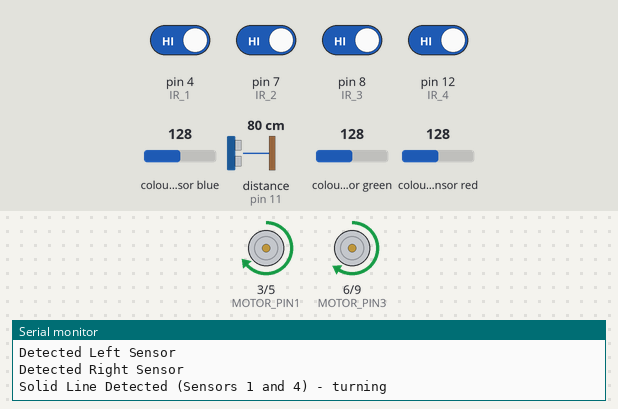
This sketch was run on a simulated Arduino Uno, built with avr-gcc and run on an emulated ATmega328P. On the bench: motor-driver pin pairs drawn as motors (green arrow = first pin HIGH = forward, orange = second pin HIGH = backward, longer = more drive), the last lines printed to the serial monitor. Wiring (inferred from the names in the program): ultrasonic range finder: trigger pin 10; echo pin 11. The inputs (shaded band) are chosen by the test bench; at power-on: pin 4 (IR_1), pin 7 (IR_2), pin 8 (IR_3), pin 12 (IR_4) HIGH, distance to the obstacle (sensor on pin 11) 80 cm, colour sensor blue 128, colour sensor green 128, colour sensor red 128. The echo pulse lasts 58.3 µs per cm.

Above: at 1.2 s.
1.3 s: distance to the obstacle (sensor on pin 11) set to 10 cm
2.8 s: distance to the obstacle (sensor on pin 11) set to 7 cm
At 3.53 s:
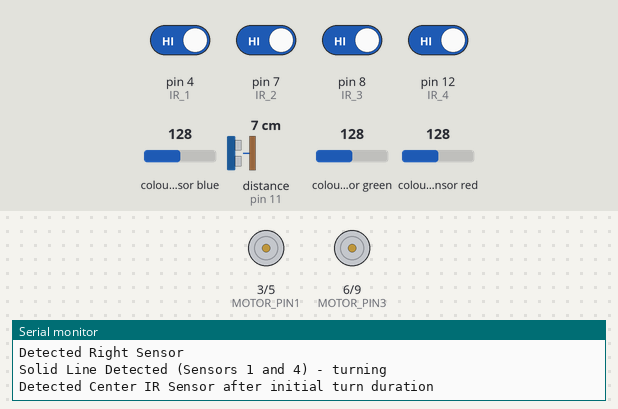
5.8 s: pin 8 (IR_3) driven LOW
At 7.0 s:
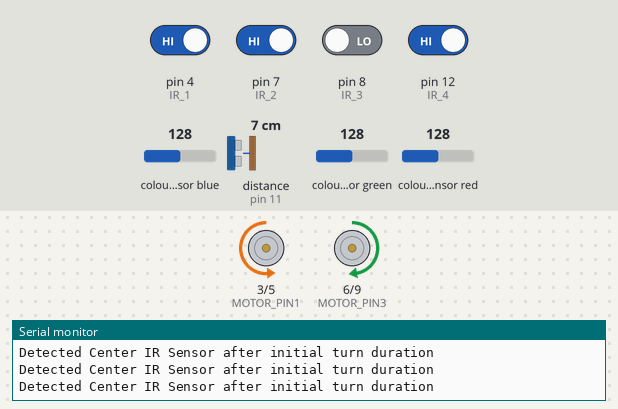
7.3 s: pin 8 (IR_3) driven HIGH
At 7.57 s:
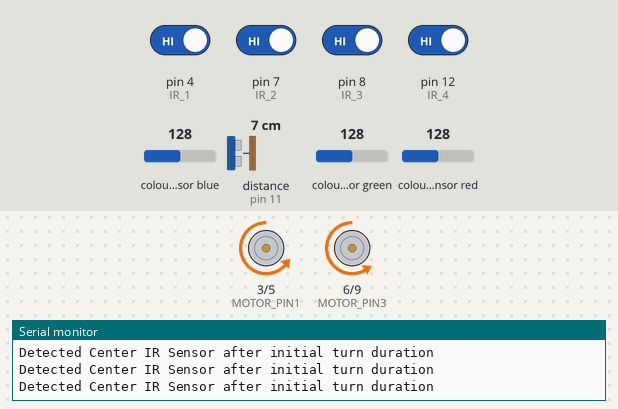
10.3 s: distance to the obstacle (sensor on pin 11) set to 9 cm
Timing chart, 0 to 13.1 s (numbered marks = the images above; inputs shaded):
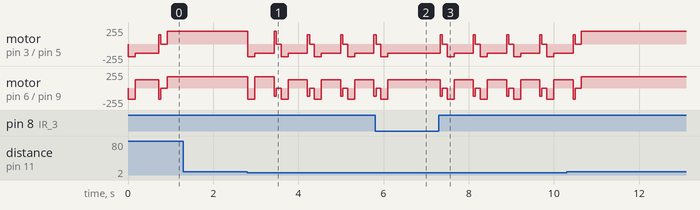

Measured:
- the behaviour switches between 9 and 8 cm on distance to the obstacle (sensor on pin 11) (found by bisection; images 0 and 1)
- after the input at 1.3 s, every drawn part: stays the same
- after the input at 5.8 s, motor on pin 3 (MOTOR_PIN1) / pin 5 (MOTOR_PIN2): goes on until 6.1 s, then stays backward 142/255; motor on pin 6 (MOTOR_PIN3) / pin 9 (MOTOR_PIN4): goes on until 6.1 s, then stays forward 127/255

The sketch:

pathfindingrobot.ino
```cpp
// hey there is code in here!!!
#include <tcs3200.h>
#define COLOR_0 A0
#define COLOR_1 A1
#define COLOR_2 A2
#define COLOR_3 A3
#define COLOR_OUT A4

#define IR_1 4
#define IR_2 7
#define IR_3 8
#define IR_4 12

#define MOTOR_PIN1 3
#define MOTOR_PIN2 5
#define MOTOR_PIN3 6
#define MOTOR_PIN4 9

#define TRIG_PIN 10
#define ECHO_PIN 11


unsigned long colorSensorMillis = 0;
unsigned long irSensorMillis = 0; // Timer to track the last report of the IR sensors
unsigned long ultrasonicSensorMillis = 0;
// Get the current run time in milliseconds
unsigned long currentMillis;

// State Logic
String currentState = "Null";
String oldCurrentState = "Null";

String turnDirection = "";
String lastTurnDirection = "";
bool isTurning = false;
bool wallDetected = false;

int currentDistance = 0;


// Test motor control
void motorTest() {
  motorControl(255, 255);
  delay(1000);
  motorControl(0, 0);
  delay(100);
  motorControl(255, -255);
  delay(500);
  motorControl(0,0);
  delay(100);
  Serial.println("Motor code is running!");
}

void setup() {
// put your setup code here, to run once:

// Setup Infrared Pins
  pinMode(IR_1, INPUT);
  pinMode(IR_2, INPUT);
  pinMode(IR_3, INPUT);
  pinMode(IR_4, INPUT);

  // Setup Motor Pins
  pinMode(MOTOR_PIN1, OUTPUT);
  pinMode(MOTOR_PIN2, OUTPUT);
  pinMode(MOTOR_PIN3, OUTPUT);
  pinMode(MOTOR_PIN4, OUTPUT);

  pinMode(TRIG_PIN, OUTPUT);
  pinMode(ECHO_PIN, INPUT);

  // Setup onboard RGB LED pins
  /*
  WifiDrv::pinMode(LED_R, OUTPUT);
  WifiDrv::pinMode(LED_G, OUTPUT);
  WifiDrv::pinMode(LED_B, OUTPUT);
  */

  Serial.begin(9600);

}

void loop() {
  // put your main code here, to run repeatedly:

  // Get the current run time in milliseconds
  currentMillis = millis();

  // Check the states of the IR sensors every 500ms
  if (currentMillis - irSensorMillis >=20) {
    irSensorMillis = currentMillis;
    readInfrared();
  }

  // Read the color sensor
  if (currentMillis - colorSensorMillis >=20) {
    colorSensorMillis = currentMillis;
    readColorSensor();
  }

  // Read the infrared sensor

   if (currentMillis - ultrasonicSensorMillis >=20) {
    ultrasonicSensorMillis = currentMillis;
    readUltrasonicSensor();
  }

robotLogic();

}
```

motorControl.ino
```cpp
void motorControl(int speed1, int speed2) {

  // Global speed multipliers for each motor
  float motor1Multiplier = 0.95;
  float motor2Multiplier = 0.85;

  // Apply the multipliers to the motor speeds
  int adjustedSpeed1 = speed1 * motor1Multiplier;
  int adjustedSpeed2 = speed2 * motor2Multiplier;

  // Ensure the adjusted speeds to not exceed the PWM range [0, 255]
  adjustedSpeed1 = max(-255, min(255, adjustedSpeed1));
  adjustedSpeed2 = max(-255, min(255, adjustedSpeed2));

  // Apply the adjsuted speeds to the motors
  analogWrite(MOTOR_PIN1, adjustedSpeed1 > 0 ? adjustedSpeed1 : 0);
  analogWrite(MOTOR_PIN2, adjustedSpeed1 < 0 ? -adjustedSpeed1 : 0);
  analogWrite(MOTOR_PIN3, adjustedSpeed2 > 0 ? adjustedSpeed2 : 0);
  analogWrite(MOTOR_PIN4, adjustedSpeed2 < 0 ? -adjustedSpeed2 : 0);
}
```

readColorSensor.ino
```cpp
tcs3200 tcs(COLOR_0, COLOR_1, COLOR_2, COLOR_3, COLOR_OUT);

void readColorSensor() {
  const int samples = 5;
  long sumRed = 0, sumGreen = 0, sumBlue = 0, sumWhite = 0;

  for (int i = 0; i < samples; i++) {
    sumRed += tcs.colorRead('r');
    sumGreen += tcs.colorRead('g');
    sumBlue += tcs.colorRead('b');
    sumWhite += tcs.colorRead('c');
  }

  int avgRed = sumRed / samples;
  int avgGreen = sumGreen / samples;
  int avgBlue = sumBlue / samples;
  int avgWhite = sumWhite / samples;

/*
  Serial.print("Average Color Sensor Readings: ");
  Serial.print(" R= ");
  Serial.print(avgRed);
  Serial.print(" G= ");
  Serial.print(avgGreen);
  Serial.print(" B= ");
  Serial.print(avgBlue);
  Serial.print(" W(clear)= ");
  Serial.println(avgWhite);
  */
}
```

readInfrared.ino
```cpp
int* readInfrared() {
  static int IRvalues[4]; // Read analog values from infrared sensors
  IRvalues[0] = digitalRead(IR_1);
  IRvalues[1] = digitalRead(IR_2);
  IRvalues[2]  = digitalRead(IR_3);
  IRvalues[3]  = digitalRead(IR_4);

  // Print the read values to the serial monitor
  /*
  Serial.print("IR_1: ");
  Serial.print(IRvalues[0]);
  Serial.print(", IR_2: ");
  Serial.print(IRvalues[1]);
  Serial.print(", IR_3: ");
  Serial.print(IRvalues[2]);
  Serial.print(", IR_4: ");
  Serial.println(IRvalues[3]);
  */

  return IRvalues; // Return the array containing the IR sensor values
}
```

readUltrasonic.ino
```cpp
void readUltrasonicSensor() {
  long duration, distance;
  digitalWrite(TRIG_PIN, LOW);
  delayMicroseconds(2);
  digitalWrite(TRIG_PIN, HIGH);
  delayMicroseconds(10);
  digitalWrite(TRIG_PIN, LOW);

  duration = pulseIn(ECHO_PIN, HIGH);
  distance = duration * 0.034 / 2;

/*
  Serial.print("Distance: ");
  Serial.println(distance);
  */

  currentDistance = distance;
}
```

robotLogic.ino
```cpp
bool initialForwardMotion = "false";
const unsigned long initialMotionDuration = 350;

unsigned long turnStartTime = 0;
const unsigned long initialTurnDuration = 600;
int turnSpeed = 150;

const unsigned long sensorCheckThreshold = 50;

unsigned long firstDetectionTime1 = 0;
unsigned long firstDetectionTime4 = 0;

void robotLogic() {

  turnLogic();

  motorLogic();  // Process motor logic based on IR values
}

void motorLogic() {


 int* IRvalues;
 IRvalues = readInfrared();  // This will point to the array of sensor values


 // Apply robot logic based on sensor readings and turning flags
 if (!isTurning && !wallDetected) {


   //////////// Your existing motorLogic code (Phase 5) goes here. ////////////

   if (IRvalues[1] == 1 && IRvalues[2] == 1) {
    motorControl(200, 200);
    currentState = "Forward";

  } else if (IRvalues[1] == 0 && IRvalues[2] == 1) {
    motorControl(150, 200);
    currentState = "Slight left";

  } else if (IRvalues[1] == 1 && IRvalues[2] == 0) {
    motorControl(200, 150);
    currentState = "Slight right";

  } else if (IRvalues[0] == 1 && IRvalues[1] == 1 && IRvalues[2] == 1 && IRvalues[3] == 1) {
    if (currentState == "Forward") {
      motorControl(200, 200);
    } else if (currentState == "Slight left") {
      motorControl(150, 200);
    } else if (currentState == "Slight right") {
      motorControl(200, 150);
    }
  }


 } else if (isTurning && !wallDetected) {


   // Handle the turning based on the direction determined


   if (initialForwardMotion) {
     motorControl(200, 200);  // Continue moving forward for the initial duration
     currentState = "Bumping Out...";
     delay(initialMotionDuration);
     initialForwardMotion = false;  // End initial forward motion after duration


   } else {


     if (turnDirection == "left") {


       if (currentMillis - turnStartTime >= initialTurnDuration && IRvalues[2] == 1) {
         Serial.println("Detected Center IR Sensor after initial turn duration");
         isTurning = false;   // Stop turning if IR2 detects the line again
         motorControl(0, 0);  // Adjust to move forward or stop
         currentState = "Turning Left - Next Line Detected";
         motorControl(turnSpeed, -turnSpeed);  // Counterbalance
         delay(50);
         motorControl(0, 0);
        delay(50);
         currentState = "Forward";
       } else {
         motorControl(-turnSpeed, turnSpeed);  // Continue turning left
         currentState = "Turning Left - No Line Yet Detected";
       }


     } else if (turnDirection == "right") {


       if (currentMillis - turnStartTime >= initialTurnDuration && IRvalues[1] == 1) {
         Serial.println("Detected Center IR Sensor");
         isTurning = false;  // Stop turning if IR3 detects the line again
         currentState = "Turning Right - Next Line Detected";
         motorControl(-turnSpeed, turnSpeed);  // Counterbalance
         delay(50);
         motorControl(0, 0);
         delay(50);
         currentState = "Forward";


       } else {


         motorControl(turnSpeed, -turnSpeed);  // Continue turning right
         currentState = "Turning Right - No Line Yet Detected";


       }


     }
   }


   // Turn that is triggered by detecting a wall


 } else if (isTurning && wallDetected) {


   if (initialForwardMotion) {
     motorControl(-200, -200);  // Continue moving forward for the initial duration
     currentState = "Stopping...";
     delay(100);
     initialForwardMotion = false;  // End initial forward motion after duration
   } else {
     // Turn left
     if (currentMillis - turnStartTime >= initialTurnDuration && IRvalues[2] == 1) {
       Serial.println("Detected Center IR Sensor after initial turn duration");
       isTurning = false;  // Stop turning if IR2 detects the line again
       currentState = "Turning Left - Next Line Detected";
       motorControl(turnSpeed, -turnSpeed);  // Counterbalance
        delay(50);
       motorControl(0, 0);
        delay(50);
       wallDetected = false;
       currentState = "Forward";
     } else {
       motorControl(-turnSpeed, turnSpeed);  // Continue turning left
       currentState = "Turning Left - No Line Yet Detected";
     }
   }
 }
}


void turnLogic() {


 int* IRvalues;
 IRvalues = readInfrared();  // This will point to the array of sensor values


 // Print the read values to the serial monitor


 // Check to see if a wall has been detected
 if (currentDistance < 8 && wallDetected == false) {
   isTurning = true;
   wallDetected = true;
   turnStartTime = currentMillis;
   initialForwardMotion = true;
 }


 // If the wall hasn't been detected and the robot is not in a turning state
 if (!isTurning && wallDetected == false) {


   // Check the outer two sensors to see if they are triggered, and start the threshold timer
   if (IRvalues[3] == 1 && firstDetectionTime1 == 0) {
     firstDetectionTime1 = currentMillis;
     Serial.println("Detected Left Sensor");
   }
   if (IRvalues[0] == 1 && firstDetectionTime4 == 0) {
     firstDetectionTime4 = currentMillis;
     Serial.println("Detected Right Sensor");
   }


   // Check if both sensors detected a line within the threshold and determine the turn direction


   if (firstDetectionTime1 > 0 && currentMillis - firstDetectionTime1 < sensorCheckThreshold && firstDetectionTime4 > 0 && currentMillis - firstDetectionTime4 < sensorCheckThreshold) {
     // If both sensors detect a black line, turn the opposite direction of the last turn
     isTurning = true;
     initialForwardMotion = true;  // Initiate forward motion when turning starts
     turnStartTime = currentMillis;
     // turnDirection = lastTurnDirection == "left" ? "right" : "left";  // Opposite direction of last turn
     turnDirection = lastTurnDirection;
     firstDetectionTime1 = 0;
     firstDetectionTime4 = 0;
     lastTurnDirection = turnDirection;
     Serial.print("Solid Line Detected (Sensors 1 and 4) - turning ");
     Serial.println(turnDirection);
   } else if (firstDetectionTime1 > 0 && currentMillis - firstDetectionTime1 >= sensorCheckThreshold) {
     // If the left sensor detects a black line, start a left turn
     isTurning = true;
     initialForwardMotion = true;  // Initiate forward motion when turning starts
     turnStartTime = currentMillis;
     turnDirection = "left";
     firstDetectionTime1 = 0;  // Reset after decision
     lastTurnDirection = turnDirection;
     Serial.println("Left Turn Detected");
   } else if (firstDetectionTime4 > 0 && currentMillis - firstDetectionTime4 >= sensorCheckThreshold) {
     // If the right sensor detects a black line, start a left turn
     isTurning = true;
     initialForwardMotion = true;  // Initiate forward motion when turning starts
     turnStartTime = currentMillis;
     turnDirection = "right";
     firstDetectionTime4 = 0;  // Reset after decision
     lastTurnDirection = turnDirection;
     Serial.println("Right Turn Detected");


   } else {
     // Serial.println("No Turn Logic Detected");
   }
 }


  // Don't forget the closing curly brace to the turnLogic() function.
}
```
